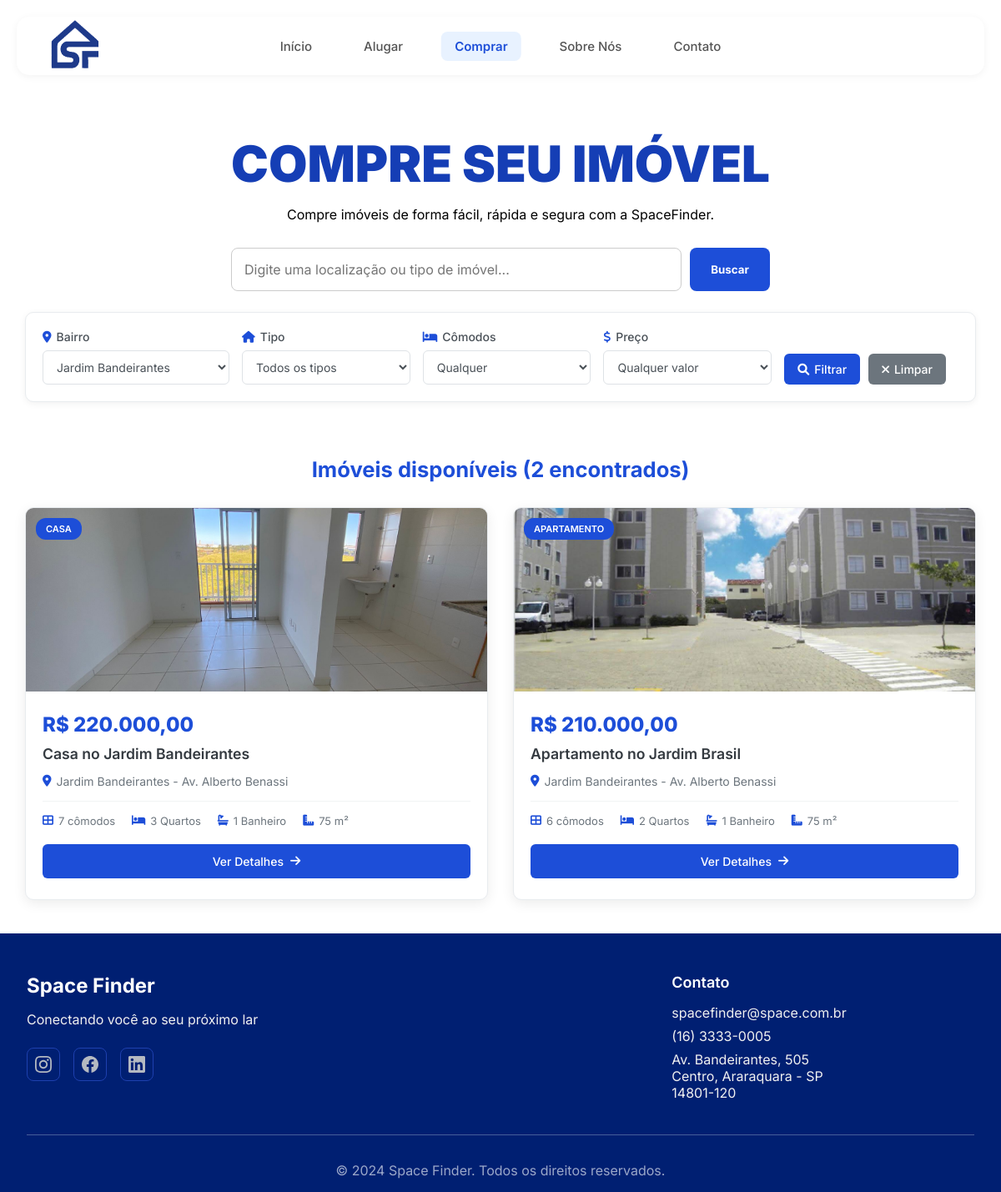
/comprar.php?bairro=Jardim Bandeirantes, run on the app's committed database.
### tables this page shows
CREATE TABLE `imoveis_comprar` (
	  `id_casa` int(11) NOT NULL PRIMARY KEY,
	  `bairro` varchar(100) NOT NULL,
	  `rua` varchar(100) NOT NULL,
	  `area` decimal(10,2) NOT NULL,
	  `foto` varchar(225) NOT NULL,
	  `num_comodos` int(11) NOT NULL,
       `banheiro` int(11)NOT NULL,
      `quarto` int(11)NOT NULL,
		`titulo_casa` varchar(100) NOT NULL,
	  `tipo` varchar(100) NOT NULL,
	  `valor` decimal(15,2) DEFAULT NULL,
	  `finalidade` enum('alugar','comprar') NOT NULL DEFAULT 'comprar'
	);

### comprar.php (the view, shortened to what this page needs)
<?php
$conn = new mysqli("localhost", "root", "", "spacefinder");
$busca = isset($_GET['q']) ? $conn->real_escape_string($_GET['q']) : '';
$bairro = isset($_GET['bairro']) ? $conn->real_escape_string($_GET['bairro']) : '';
$sql = "SELECT * FROM imoveis_comprar WHERE 1=1";
if ($bairro) {
    $sql .= " AND bairro LIKE '%$bairro%'";
}
$sql .= " LIMIT 15";
$result = $conn->query($sql);
$bairros_result = $conn->query("SELECT DISTINCT bairro FROM imoveis_comprar WHERE bairro != '' ORDER BY bairro");
?>
<!DOCTYPE html>
<html lang="pt-BR">
<head>
  <link rel="stylesheet" href="style.css">
  <link rel="stylesheet" href="https://cdnjs.cloudflare.com/ajax/libs/font-awesome/6.0.0/css/all.min.css">
</head>
<body>
  <nav class="navbar">
    <div class="logo-container">
      <a href="index.php"><img src="imgs/logosf.png" alt="Logo" class="logo" /></a>
    </div>
    <ul class="nav-links">
      <li><a href="index.php">Início</a></li>
      <li><a href="alugar.php">Alugar</a></li>
      <li><a href="comprar.php"  class="active">Comprar</a></li>
      <li><a href="sobre.php">Sobre Nós</a></li>
      <li><a href="contato.php">Contato</a></li>
    </ul>
  </nav>
  <section class="card-principal">
    <div>
      <h1 class="titulo-principal">COMPRE SEU IMÓVEL</h1>
      <p class="subtitulo-principal">Compre imóveis de forma fácil, rápida e segura com a SpaceFinder.</p>
      <form class="search-box" method="GET" action="comprar.php">
        <input type="text" name="q" placeholder="Digite uma localização ou tipo de imóvel..." value="<?php echo htmlspecialchars($busca); ?>" />
        <button type="submit">Buscar</button>
      </form>
    </div>
  </section>
  <section class="secao-filtros">
    <div class="container">
      <div class="cartao-filtros">
        <form class="formulario-filtros" method="GET" action="comprar.php">
          <div class="grade-filtros">
            <div class="grupo-filtro">
              <label for="bairro">
                <i class="fas fa-map-marker-alt"></i>
                Bairro
              </label>
              <select name="bairro" id="bairro">
                <?php if ($bairros_result && $bairros_result->num_rows > 0): ?>
                  <?php while($row = $bairros_result->fetch_assoc()): ?>
                    <option value="<?php echo htmlspecialchars($row['bairro']); ?>"
                            <?php echo ($bairro == $row['bairro']) ? 'selected' : ''; ?>>
                      <?php echo htmlspecialchars($row['bairro']); ?>
                    </option>
                  <?php endwhile; ?>
                <?php endif; ?>
              </select>
            </div>
            <div class="grupo-filtro">
              <label for="tipo">
                <i class="fas fa-home"></i>
                Tipo
              </label>
              <select name="tipo" id="tipo">
                <option value="">Todos os tipos</option>
              </select>
            </div>
            <div class="grupo-filtro">
              <label for="num_comodos">
                <i class="fas fa-bed"></i>
                Cômodos
              </label>
              <select name="num_comodos" id="num_comodos">
                <option value="">Qualquer</option>
              </select>
            </div>
            <div class="grupo-filtro">
              <label for="faixa_preco">
                <i class="fas fa-dollar-sign"></i>
                Preço
              </label>
              <select name="faixa_preco" id="faixa_preco">
                <option value="">Qualquer valor</option>
              </select>
            </div>
            <div class="acoes-filtros">
              <button type="submit" class="botao-filtrar">
                <i class="fas fa-search"></i>
                Filtrar
              </button>
              <a href="comprar.php" class="botao-limpar">
                <i class="fas fa-times"></i>
                Limpar
              </a>
            </div>
          </div>
        </form>
      </div>
    </div>
  </section>
  <section class="secao-resultados">
    <div class="container">
      <h2>
        <?php
        if ($result) {
          $total_results = $result->num_rows;
          echo $busca ? "Resultados para \"$busca\"" : "Imóveis disponíveis";
          echo " ($total_results encontrados)";
        }
        ?>
      </h2>
        <?php if ($result && $result->num_rows > 0): ?>
        <div class="grade-resultados">
          <?php while($row = $result->fetch_assoc()): ?>
            <div class="cards-imovel" onclick="verDetalhes(<?php echo $row['id_casa']; ?>)">
              <div class="container-imagem-cards">
                <img src="<?php echo !empty($row['foto']) ? htmlspecialchars($row['foto']) : 'imgs/placeholder.jpg'; ?>"
                     alt="<?php echo htmlspecialchars($row['tipo']); ?>" class="imagem-cards">
                <div class="etiqueta-cards"><?php echo htmlspecialchars($row['tipo']); ?></div>
              </div>
              <div class="conteudo-cards">
                <div class="preco-cards">
                  R$ <?php echo number_format($row['valor'], 2, ',', '.'); ?><span class="periodo"></span>
                </div>
                <h3 class="titulo-cards">
                  <?php echo htmlspecialchars($row['titulo_casa']); ?>
                </h3>
                <div class="localizacao-cards">
                  <i class="fas fa-map-marker-alt"></i>
                  <?php echo htmlspecialchars($row['bairro']); ?><?php if(!empty($row['rua'])): ?> - <?php echo htmlspecialchars($row['rua']); ?><?php endif; ?>
                </div>
                <div class="caracteristicas-cards">
                <div class="caracteristica">
                <i class="fas fa-th-large"></i>
                <span><?php echo intval($row['num_comodos']); ?> cômodos</span>
                </div>
                <div class="caracteristica">
                <i class="fas fa-bed"></i>
                <span><?php echo intval($row['quarto']); ?> Quarto<?php echo intval($row['quarto']) > 1 ? 's' : ''; ?></span>
                </div>
                <div class="caracteristica">
                <i class="fas fa-bath"></i>
                <span><?php echo intval($row['banheiro']); ?> Banheiro<?php echo intval($row['banheiro']) > 1 ? 's' : ''; ?></span>
               </div>
                <div class="caracteristica">
                <i class="fas fa-ruler-combined"></i>
                <span><?php echo number_format($row['area'], 0, ',', '.'); ?> m²</span>
                </div>
                </div>
                <div class="rodape-cards">
                  <button class="botao-detalhes">
                    <span>Ver Detalhes</span>
                    <i class="fas fa-arrow-right"></i>
                  </button>
                </div>
              </div>
            </div>
          <?php endwhile; ?>
        </div>
      <?php endif; ?>
    </div>
  </section>
  <footer class="footer">
    <div class="footer-container">
      <div class="footer-content">
        <div class="footer-section">
          <h3 class="footer-title">Space Finder</h3>
          <p class="footer-text">Conectando você ao seu próximo lar</p>
          <div class="social-links">
            <a href="https://instagram.com.br" target="_blank" class="social-link">
            </a>
            <a href="https://www.facebook.com/" target="_blank" class="social-link">
            </a>
            <a href="https://www.linkedin.com/feed/" target="_blank" class="social-link">
            </a>
          </div>
        </div>
        <div class="footer-section">
          <h4 class="footer-subtitle">Contato</h4>
          <p class="contact-item">spacefinder@space.com.br</p>
          <p class="contact-item">(16) 3333-0005</p>
          <p class="contact-item">Av. Bandeirantes, 505<br>Centro, Araraquara - SP<br>14801-120</p>
        </div>
      </div>
      <div class="footer-bottom">
        <p>© 2024 Space Finder. Todos os direitos reservados.</p>
      </div>
    </div>
  </footer>

### style.css (style rules this page uses)
* { margin: 0; padding: 0; box-sizing: border-box; font-family: 'Inter', sans-serif; }
.navbar { margin-top: 10px; position: relative; display: flex; align-items: center; justify-content: space-between; height: 70px; padding: 0 30px; background: white; box-shadow: 0 2px 10px rgba(0,0,0,0.05); border-radius: 15px; margin: 20px; }
.logo { height: 70px; width: auto; object-fit: contain; }
.nav-links { position: absolute; left: 50%; top: 50%; transform: translate(-50%, -50%); display: flex; gap: 30px; list-style: none; }
.nav-links a { text-decoration: none; color: #555; font-size: 15px; font-weight: 500; padding: 8px 16px; border-radius: 8px; transition: all 0.3s ease; }
.nav-links a.active { color: #1d4ed8; background: #e8f2ff; font-weight: 600; }
.footer { background:#001f72ff; color:rgb(240, 240, 240); }
.footer-container { max-width: 1200px; margin: 0 auto; padding: 3rem 2rem 1rem; }
.footer-content { display: grid; grid-template-columns: 2fr 1fr; gap: 3rem; margin-bottom: 2rem; }
.footer-title { font-size: 1.5rem; font-weight: 700; color: white; margin-bottom: 1rem; }
.footer-subtitle { font-size: 1.125rem; font-weight: 600; color: white; margin-bottom: 1rem; }
.footer-text { margin-bottom: 1.5rem; }
.social-links { display: flex; gap: 1rem; }
.social-link { display: flex; align-items: center; justify-content: center; width: 40px; height: 40px; background: #001f72ff; color: #b4b9c1ff; border-radius: 8px; text-decoration: none; transition: all 0.2s ease; border: 1px solid #1e40af; }
.contact-item { margin-bottom: 0.5rem; }
.footer-bottom { padding-top: 2rem; border-top: 1px solid #fafbff49; text-align: center; color: #fafbff9e; }

### data on the page
imoveis_comprar: foto (picture), tipo "CASA", valor "220.000,00", titulo_casa "Casa no Jardim Bandeirantes", bairro "Jardim Bandeirantes", rua "Av. Alberto Benassi", num_comodos "7", quarto "3", banheiro "1", area "75"
imoveis_comprar: foto (picture), tipo "APARTAMENTO", valor "210.000,00", titulo_casa "Apartamento no Jardim Brasil", bairro "Jardim Bandeirantes", rua "Av. Alberto Benassi", num_comodos "6", quarto "2", banheiro "1", area "75"

### other printed values
$total_results "2"
form field bairro "Jardim Bandeirantes"
